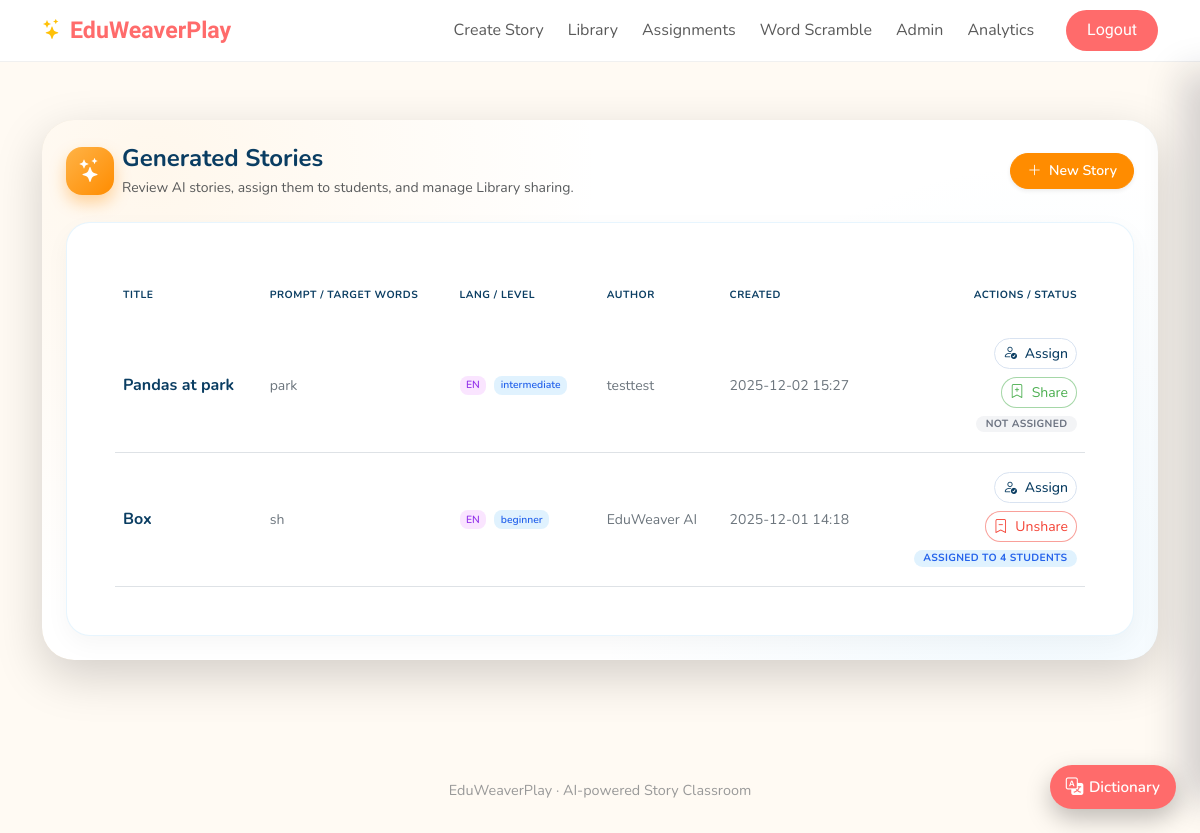
The app's page /admin/stories (signed in) with its own data.
### tables this page shows
CREATE TABLE stories (
            id INTEGER PRIMARY KEY AUTOINCREMENT,
            title TEXT NOT NULL,
            slug TEXT NOT NULL UNIQUE,
            prompt TEXT NOT NULL,
            language TEXT DEFAULT 'en',
            level TEXT DEFAULT 'phonics',
            content TEXT NOT NULL,
            visuals TEXT,
            created_at TEXT DEFAULT (DATETIME('now')),
            author_name TEXT DEFAULT 'guest'
        , is_shared_library INTEGER DEFAULT 0, mcq_questions_json TEXT);

### app.py (the view)
@app.get("/admin/stories")
@login_required
def admin_stories():
    if not current_user_is_admin():
        flash("Admin access only.", "warning")
        return redirect(url_for("index"))
    db = get_db()
    stories = db.execute(
        """
        SELECT * FROM stories
        ORDER BY datetime(created_at) DESC
        """
    ).fetchall()
    draft_rows = db.execute(
        """
        SELECT fd.*
        FROM finish_drafts fd
        JOIN (
          SELECT story_id, MAX(datetime(created_at)) AS max_created
          FROM finish_drafts
          GROUP BY story_id
        ) t
        ON t.story_id = fd.story_id AND t.max_created = fd.created_at
        """
    ).fetchall()
    draft_map = {d["story_id"]: d for d in draft_rows}
    assign_rows = db.execute(
        """
        SELECT story_id, COUNT(*) AS cnt
        FROM assignments
        GROUP BY story_id
        """
    ).fetchall()
    assign_map = {r["story_id"]: r["cnt"] for r in assign_rows}
    users = db.execute(
        """
        SELECT id, username, email
        FROM users
        WHERE username != 'testtest'
        ORDER BY username COLLATE NOCASE
        """
    ).fetchall()
    return render_template(
        "admin_stories.html",
        stories=stories,
        draft_map=draft_map,
        users=users,
        assign_map=assign_map,
    )

### app.py (called while the page is built)
def dict_factory(cursor, row):
    d = {}
    for idx, col in enumerate(cursor.description):
        d[col[0]] = row[idx]
    return d

def get_db():
    if "db" not in g:
        conn = sqlite3.connect(DB_PATH)
        conn.row_factory = dict_factory
        g.db = conn
    return g.db

@app.template_filter("dt")
def format_dt(value, fmt="%Y-%m-%d %H:%M"):
    if value is None:
        return ""
    if isinstance(value, datetime):
        return value.strftime(fmt)
    try:
        s = str(value).strip().replace("Z", "")
        if "." in s:
            s = s.split(".", 1)[0]
        dt = datetime.fromisoformat(s)
        return dt.strftime(fmt)
    except Exception:
        return value

@app.before_request
def load_current_user():
    g.current_user = None
    uid = session.get("user_id")
    if uid:
        db = get_db()
        g.current_user = db.execute("SELECT * FROM users WHERE id = ?", (uid,)).fetchone()

@app.context_processor
def inject_user():
    return {"current_user": g.get("current_user")}

def login_required(view_func):
    @wraps(view_func)
    def _wrapped(*args, **kwargs):
        if not (g.get("current_user") and g.current_user.get("id")):
            next_url = request.full_path if request.query_string else request.path
            return redirect(url_for("login", next=next_url))
        return view_func(*args, **kwargs)
    return _wrapped

def current_user_is_admin() -> bool:
    if session.get("username") == "testtest":
        return True
    return False

### templates/admin_stories.html (shortened to what this page needs)
{% extends "base2.html" %}
{% block content %}
<div class="admin-stories-wrap-v2 mt-3 mt-md-4">
  <div class="card admin-stories-card-v2 border-0 shadow-lg rounded-5 custom-card-glow">
    <div class="card-body p-3 p-md-4">
      <div class="d-flex justify-content-between align-items-center flex-wrap gap-2 mb-3 mb-md-4">
        <div class="d-flex align-items-center gap-2">
          <div class="admin-pill-icon-v2">
            <i class="bi bi-stars"></i>
          </div>
          <div>
            <h4 class="mb-1 fw-bolder text-deep-blue">Generated Stories</h4>
            <p class="mb-0 text-muted small">
              Review AI stories, assign them to students, and manage Library sharing.
            </p>
          </div>
        </div>
        <div>
          <a href="{{ url_for('story_new') }}" class="btn btn-sm btn-action-primary rounded-pill shadow-sm">
            <i class="bi bi-plus-lg me-1"></i> New Story
          </a>
        </div>
      </div>
      {% if stories %}
      <div class="table-responsive admin-table-shell-v2 p-5">
        <table class="table align-middle mb-0 story-table-v2">
          <thead class="small text-muted">
            <tr>
              <th scope="col" class="table-th-padding">Title</th>
              <th scope="col" class="d-none d-md-table-cell table-th-padding">Prompt / Target words</th>
              <th scope="col" class="table-th-padding">Lang / Level</th>
              <th scope="col" class="d-none d-md-table-cell table-th-padding">Author</th>
              <th scope="col" class="table-th-padding">Created</th>
              <th scope="col" class="text-end table-th-padding">Actions / Status</th>
            </tr>
          </thead>
          <tbody>
          {% for s in stories %}
            {% set draft = draft_map.get(s.id) %}
            {% set can_finish = draft and not draft.completion_text %}
            {% set can_mcq = draft and draft.completion_text %}
            {% set assigned_cnt = (assign_map.get(s.id) if assign_map is defined else 0) or 0 %}
            {% set mcq_ready = s.mcq_questions_json is not none and (s.mcq_questions_json|string)|length > 2 %}
            <tr>
              <td onclick="window.location='{{ url_for('admin_story_detail', slug=s.slug) }}'" role="button" class="table-td-padding">
                <div class="fw-bold text-truncate text-deep-blue" title="{{ s.title }}">{{ s.title }}</div>
              </td>
              <td class="d-none d-md-table-cell table-td-padding" onclick="window.location='{{ url_for('admin_story_detail', slug=s.slug) }}'" role="button">
                <span class="text-secondary-light small">
                  {{ s.prompt[:64] }}{% if s.prompt|length > 64 %}…{% endif %}
                </span>
              </td>
              <td onclick="window.location='{{ url_for('admin_story_detail', slug=s.slug) }}'" role="button" class="table-td-padding">
                <div class="story-tag tag-lang">{{ s.language|upper }}</div>
                <div class="story-tag tag-level">{{ s.level }}</div>
              </td>
              <td class="d-none d-md-table-cell table-td-padding" onclick="window.location='{{ url_for('admin_story_detail', slug=s.slug) }}'" role="button">
                <span class="small text-secondary-light">{{ s.author_name }}</span>
              </td>
              <td onclick="window.location='{{ url_for('admin_story_detail', slug=s.slug) }}'" role="button" class="table-td-padding">
                <span class="small text-secondary-light">{{ s.created_at|dt("%Y-%m-%d %H:%M") }}</span>
              </td>
              <td class="text-end table-td-padding">
                <div class="d-flex flex-column align-items-end gap-2 mb-2">
                  <button
                    type="button"
                    class="btn btn-sm rounded-pill btn-action-secondary-outline"
                    data-bs-toggle="modal"
                    data-bs-target="#assignModal"
                    data-story-title="{{ s.title }}"
                    data-assign-url="{{ url_for('admin_assign_story', slug=s.slug) }}"
                    data-can-finish="{{ 1 if can_finish else 0 }}"
                    data-can-mcq="{{ 1 if can_mcq else 0 }}"
                    data-mcq-ready="{{ 1 if mcq_ready else 0 }}"
                  >
                    <i class="bi bi-person-check me-1"></i>
                    Assign
                  </button>
                  {% if s.is_shared_library %}
                  <button
                    type="button"
                    class="btn btn-sm rounded-pill btn-action-danger-outline btn-share-library"
                    data-bs-toggle="modal"
                    data-bs-target="#shareModal"
                    data-story-title="{{ s.title }}"
                    data-share-url="{{ url_for('admin_unshare_story', slug=s.slug) }}"
                    data-share-mode="unshare"
                  >
                    <i class="bi bi-bookmark-dash me-1"></i>
                    Unshare
                  </button>
                  {% else %}
                  <button
                    type="button"
                    class="btn btn-sm rounded-pill btn-action-success-outline btn-share-library"
                    data-bs-toggle="modal"
                    data-bs-target="#shareModal"
                    data-story-title="{{ s.title }}"
                    data-share-url="{{ url_for('admin_share_story', slug=s.slug) }}"
                    data-share-mode="share"
                  >
                    <i class="bi bi-bookmark-plus me-1"></i>
                    Share
                  </button>
                  {% endif %}
                </div>
                <div class="small mt-1 d-flex flex-column align-items-end gap-1">
                  <span class="status-pill status-assigned-{{ 'yes' if assigned_cnt > 0 else 'no' }}">
                    {% if assigned_cnt > 0 %}
                      Assigned to {{ assigned_cnt }} student{% if assigned_cnt > 1 %}s{% endif %}
                    {% else %}
                      Not assigned
                    {% endif %}
                  </span>
                </div>
              </td>
            </tr>
          {% endfor %}
          </tbody>
        </table>
      </div>
      {% else %}
      <div class="py-4 text-center text-muted small">
        No stories yet. Try creating one from the <a href="{{ url_for('story_new') }}">AI Story Generator</a>.
      </div>
      {% endif %}
    </div>
  </div>
</div>
{% endblock %}

### templates/base2.html (style rules this page uses)
body { font-family:"Nunito", system-ui, sans-serif; background:#fffaf3; min-height:100vh; padding-top:72px; }

### templates/admin_stories.html (style rules this page uses)
:root { --color-primary-light: #FFB347; --color-primary-dark: #FF8C00; --color-deep-blue: #0A3D62; --color-secondary-light: #6C757D; --color-success-v2: #4CAF50; --color-danger-v2: #F44336; --color-warning-v2: #FFC107; --color-light-blue: #E0F7FA; --color-soft-yellow: #FFFBEA; --table-padding-v2: 1.2rem; }
.text-deep-blue { color: var(--color-deep-blue) !important; }
.text-secondary-light { color: var(--color-secondary-light) !important; }
.admin-stories-wrap-v2 { max-width: 1300px; margin-inline: auto; }
.admin-stories-card-v2 { background: radial-gradient(circle at 10% 10%, rgba(255, 179, 71, 0.1) 0, transparent 40%), radial-gradient(circle at 90% 90%, rgba(135, 206, 250, 0.1) 0, transparent 40%), #ffffff; overflow: hidden; position: relative; box-shadow: 0 1rem 3rem rgba(0,0,0,0.08), 0 0 0 1px rgba(0,0,0,0.02); }
.custom-card-glow::before { content: ''; position: absolute; top: -2px; left: -2px; right: -2px; bottom: -2px; background: linear-gradient(45deg, var(--color-primary-light), #87CEFA); z-index: -1; filter: blur(8px); opacity: 0.3; border-radius: 1.5rem; transition: opacity 0.3s; }
.admin-pill-icon-v2 { width: 48px; height: 48px; border-radius: 1rem; background: linear-gradient(135deg, var(--color-primary-light), var(--color-primary-dark)); display: inline-flex; align-items: center; justify-content: center; font-size: 1.5rem; color: #fff; box-shadow: 0 0.5rem 1rem rgba(255, 140, 0, 0.35); }
.btn-action-primary { background-color: var(--color-primary-dark); border-color: var(--color-primary-dark); color: #fff; font-weight: 600; padding: 0.4rem 1rem; transition: all 0.2s; }
.admin-table-shell-v2 { border-radius: 1.5rem; overflow: hidden; border: 1px solid rgba(135, 206, 250, 0.2); background: #ffffff; box-shadow: 0 0.5rem 1.5rem rgba(0,0,0,0.04); }
.story-table-v2 thead { background: var(--color-light-blue); }
.story-table-v2 thead th { border-bottom: 0; font-weight: 700; text-transform: uppercase; letter-spacing: 0.05em; font-size: 0.65rem; color: var(--color-deep-blue); }
.table-th-padding { padding-top: 1rem !important; padding-bottom: 1rem !important; }
.table-td-padding { padding-top: var(--table-padding-v2) !important; padding-bottom: var(--table-padding-v2) !important; }
.story-table-v2 tbody tr td { border-top-color: rgba(0,0,0,0.08); }
.story-table-v2 tbody tr { transition: background-color .15s ease, transform .15s ease; }
.status-pill { display: inline-block; padding: 0.2rem 0.6rem; border-radius: 0.8rem; font-size: 0.65rem; font-weight: 700; letter-spacing: 0.03em; text-transform: uppercase; line-height: 1; }
.status-assigned-yes { background-color: #E0F2FE; color: #2563EB; }
.status-assigned-no { background-color: #F3F4F6; color: #6B7280; }
.btn-action-secondary-outline { color: var(--color-deep-blue); border-color: #D9E3F1; background-color: #fff; transition: all 0.2s; font-weight: 500; }
.btn-action-success-outline { color: var(--color-success-v2); border-color: rgba(76, 175, 80, 0.5); background-color: #fff; }
.btn-action-danger-outline { color: var(--color-danger-v2); border-color: rgba(244, 67, 54, 0.5); background-color: #fff; }
.story-tag { display: inline-block; padding: 0.1rem 0.4rem; border-radius: 0.5rem; font-size: 0.65rem; font-weight: 600; margin-right: 0.25rem; margin-bottom: 0.25rem; }
.tag-lang { background-color: #FAE5FF; color: #9333EA; }
.tag-level { background-color: #E0F2FE; color: #2563EB; }

### records on screen
stories: title "Pandas at park", prompt "park", language "EN", level "intermediate", author_name "testtest", created_at|dt "2025-12-02 15:27", shows "NOT ASSIGNED"
stories: title "Box", prompt "sh", language "EN", level "beginner", author_name "EduWeaver AI", created_at|dt "2025-12-01 14:18", assigned_cnt "4", shows "S"
